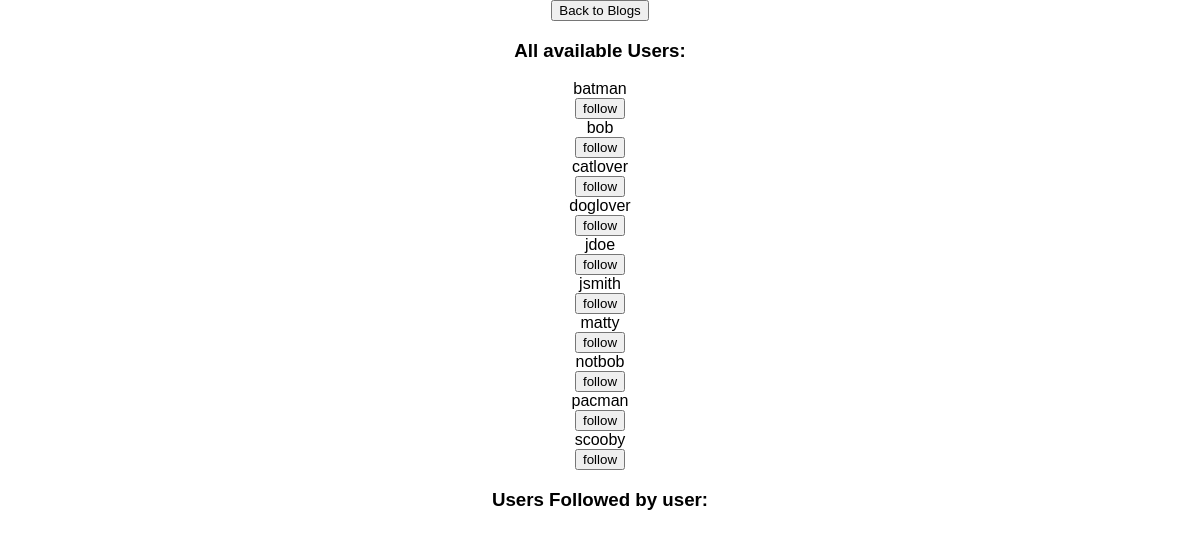
Page /follow.php on the committed database.
### tables this page shows
CREATE TABLE `users` (
  `username` varchar(45) NOT NULL,
  `password` varchar(45) NOT NULL,
  `firstName` varchar(45) DEFAULT NULL,
  `lastName` varchar(45) DEFAULT NULL,
  `email` varchar(100) DEFAULT NULL,
  PRIMARY KEY (`username`)
);

### follow.php (the view, shortened to what this page needs)
<?php
$servername = "localhost";
$username = "comp440";
$password = "pass1234";
$database="comp440";
$makeConnection = new mysqli($servername,$username,$password,$database);
?>
<!DOCTYPE HTML>
<html lang="en">
<head>
    <link href="style.css" rel="stylesheet" type="text/css">
</head>
<body>
<header>
     <a href="Show.php"><button>Back to Blogs</button></a>
</header>
<?php
   echo "<h3> All available Users: </h3>";
$DisplayAll=$makeConnection->prepare("SELECT username FROM users;");
$DisplayAll->execute();
$DisplayRe = $DisplayAll->get_result();
while ($DisplayRow = $DisplayRe->fetch_assoc()) {
      echo $DisplayRow['username'];
      ?>
     <form method="post" action="<?php echo htmlspecialchars($_SERVER["PHP_SELF"]);?>">
      <button>follow</button>
</form>
        <?php
}
  echo "<h3> Users Followed by user: </h3>";
?>
</body>
</html>

### style.css (style rules this page uses)
body { margin: 0; padding: 0; background-size: cover; background-position: center; font-family: sans-serif; text-align: center; }

### rows in the picture
users: username "batman"
users: username "bob"
users: username "catlover"
users: username "doglover"
users: username "jdoe"
users: username "jsmith"
users: username "matty"
users: username "notbob"
users: username "pacman"
users: username "scooby"
